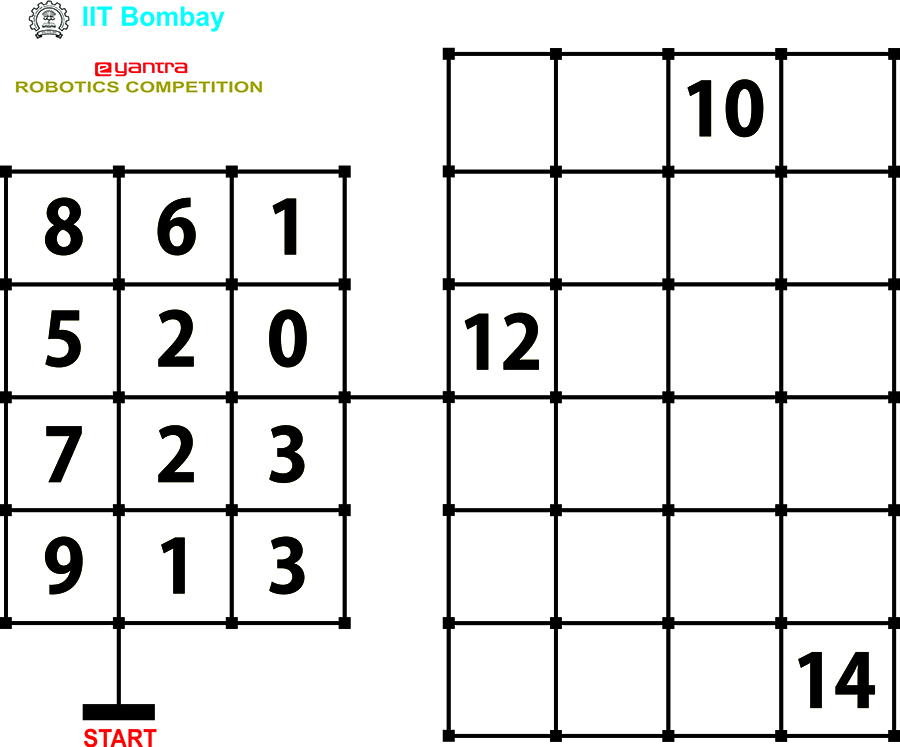
#> input picture task_1/test_image1.jpg, 900 x 747 px
$ python countourImage-ver2.0.py   (Python 2 division)
#> lines starting #> are read from the running program, lines starting #| are printed output that depends on the picture; after the words box and inside, x2 and y2 are one past the last pixel; in counts of white or black regions, pixels touching at a corner belong together

############################################
## Import OpenCV
import numpy
import cv2
############################################

############################################
## Read the image
img = cv2.imread('test_image1.jpg')
#> img is the input picture: shape (747, 900, 3); mean B, G, R 228.8, 229.2, 229.1
############################################
#define the function

def number(a,p):
    num=-1
    if a>1850 and a<1900:
        num=0
    elif a>800 and a<950:
        num=1
    elif a>1220 and a<1252 and p<242:
        num=2
    elif a>1200 and a<1250 and p>242:
        num=3
    elif a>1350 and a<1425:
        num=4
    elif a>1252 and a<1275:
        num=5
    elif a>1620 and a<1650:
        num=6
    elif a>975 and a<1025:
        num=7
    elif a>1800 and a<1850:
        num=8
    elif a>1590 and a<1620:
        num=9
    return num
def cell_number(cell):
    print cell
    min=abs(cell-5256)
    pos=-1
    cell_mapping=[1600,1710,1820,1930,2774,2884,2994,3104,3884,3994,4104,4214,4984,5094,5204,5314,6134,6244,6354,6464,7234,7344,7454,7564]
    for i in range(24):
        if(abs(cell-cell_mapping[i])<min):
            pos=i
            min=abs(cell-cell_mapping[i])
    return pos
############################################
gray = cv2.cvtColor(img,cv2.COLOR_BGR2GRAY)
ret,thresh = cv2.threshold(gray,127,255,0)
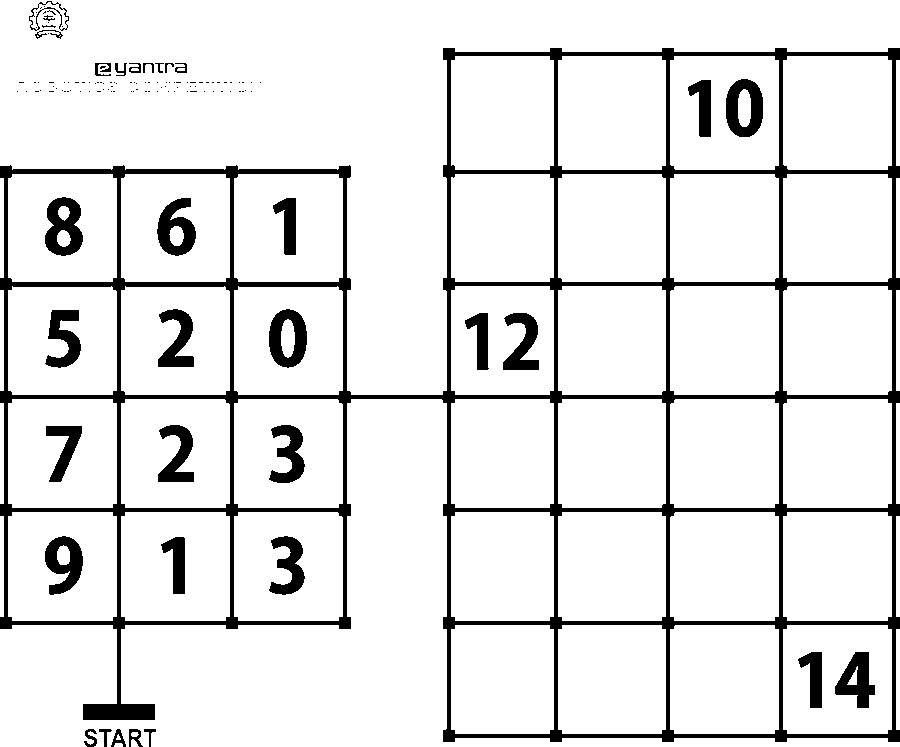
#> thresh: shape (747, 900); 90% white; 125 black regions (90 under 20 px)
contours, hierarchy = cv2.findContours(thresh,cv2.RETR_TREE,cv2.CHAIN_APPROX_SIMPLE)
#> contours = 208 contours, 113 with area under 20; largest, box (x1, y1, x2, y2) and area: (0, 0, 900, 395) 119749, (0, 399, 900, 747) 76892, (783, 56, 892, 170) 12141, (670, 56, 779, 170) 12141, (558, 56, 666, 170) 12029
arr_number=[]
arr_position=[]
arr1_number=[]
arr1_position=[]
for counter in range (len(contours)):
    if cv2.contourArea(contours[counter])>800 and cv2.contourArea(contours[counter])<2000:
        cv2.drawContours(img,contours,counter,(0,255,0),2)
        cv2.arcLength(contours[counter],True)
        M = cv2.moments(contours[counter])
        cx = int(M['m10']/M['m00'])
        cy = int(M['m01']/M['m00'])
        area=cv2.contourArea(contours[counter])
        perimeter=cv2.arcLength(contours[counter],True)
        print "Area = ", area, "Centroid = ", cx, ", ", cy, "Perimeter = ", perimeter ,"Number", number(area,perimeter)
        cv2.circle(img,(cx,cy), 5, (0,0,255), -1)
        found_number=number(area,perimeter)
        if cx < 300:
            arr_number.append(found_number)
            arr_position.append(cy*10+cx)
        else:
            arr1_number.append(found_number)
            arr1_position.append(cy*10+cx)
#> this loop made 208 passes
#> (cx, cy, area, perimeter, found_number) on passes 7, 9, 20, 22, 24, 34, 36, 38: (856, 679, 1397.5, 181, 4), (813, 676, 858, 162.3, 1), (288, 565, 1217, 245.1, 3), (176, 562, 868.5, 162.9, 1), (63, 562, 1610.5, 205.6, 9), (288, 453, 1226.5, 246.1, 3), (177, 455, 1223, 235.8, 2), (63, 447, 1001, 201.1, 7)
#> (printed output is left out)
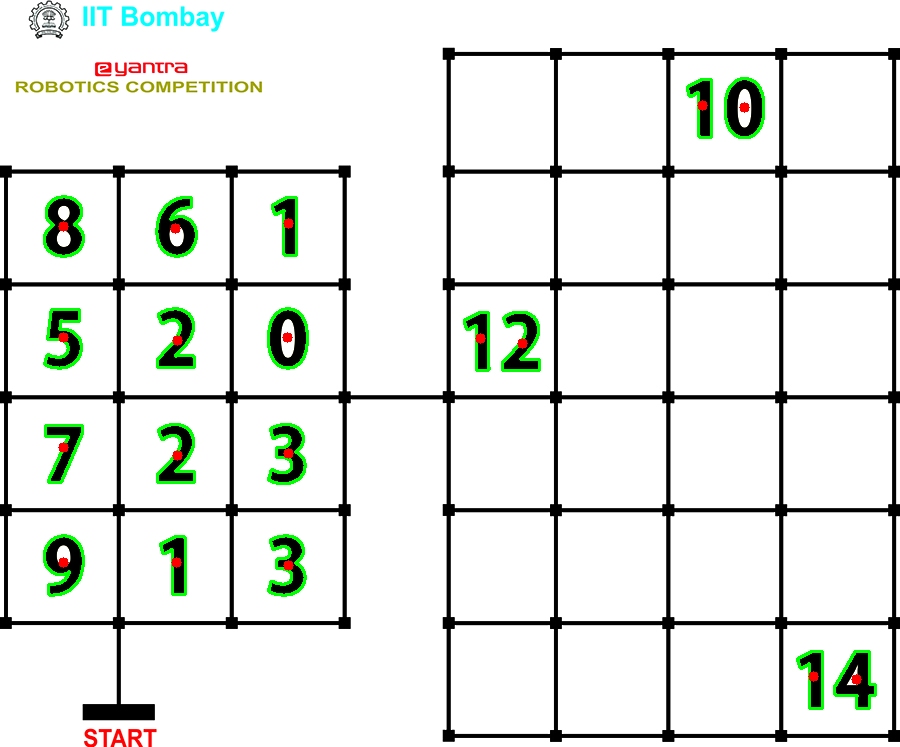
#> img: shape (747, 900, 3); 1.86% of pixels changed, all inside (x1, y1, x2, y2) = (43, 77, 877, 710)
#> after the loop, arr1_number = [4, 1, 2, 1, 1, 0]; arr1_position = [7646, 7573, 3952, 3860, 1752, 1814]; arr_number = [3, 1, 9, 3, 2, 7, 0, 2, 5, 1, 6, 8]; arr_position = [5938, 5796, 5683, 4818, 4727, 4533, 3657, 3577, 3433, 2518, 2455, 2323]
for i in range( len( arr_position ) ):
    least = i
    for k in range( i + 1 , len( arr_position ) ):
        if arr_position[k] < arr_position[least]:
            least = k
    tmp=arr_position[least]
    arr_position[least]=arr_position[i]
    arr_position[i]=tmp
    tmp1=arr_number[least]
    arr_number[least]=arr_number[i]
    arr_number[i]=tmp1
#> this loop made 12 passes
#> (tmp, tmp1) on passes 1 to 8: (2323, 8), (2455, 6), (2518, 1), (3433, 5), (3577, 2), (3657, 0), (4533, 7), (4727, 2)
#> after the loop, arr_number = [8, 6, 1, 5, 2, 0, 7, 2, 3, 9, 1, 3]; arr_position = [2323, 2455, 2518, 3433, 3577, 3657, 4533, 4727, 4818, 5683, 5796, 5938]
for i in range( len( arr1_position ) ):
    least = i
    for k in range( i + 1 , len( arr1_position ) ):
        if arr1_position[k] < arr1_position[least]:
            least = k
    tmp=arr1_position[least]
    arr1_position[least]=arr1_position[i]
    arr1_position[i]=tmp
    tmp1=arr1_number[least]
    arr1_number[least]=arr1_number[i]
    arr1_number[i]=tmp1
#> this loop made 6 passes
#> (tmp, tmp1) on passes 1 to 6: (1752, 1), (1814, 0), (3860, 1), (3952, 2), (7573, 1), (7646, 4)
#> after the loop, arr1_number = [1, 0, 1, 2, 1, 4]; arr1_position = [1752, 1814, 3860, 3952, 7573, 7646]
print arr1_number
#| [1, 0, 1, 2, 1, 4]
matrix=[]
for i in range( 1,len( arr1_number ),2 ):
    two_digit_number=(arr1_number[i-1]*10)+arr1_number[i]
    matrix.append([two_digit_number,cell_number((arr1_position[i-1]+arr1_position[i])/2)])
#> this loop made 3 passes
#> (i, two_digit_number) on passes 2 to 3: (3, 12), (5, 14)
#> (printed output is left out)
#> after the loop, matrix = [[10, 2], [12, 8], [14, 23]]

print arr_number
#| [8, 6, 1, 5, 2, 0, 7, 2, 3, 9, 1, 3]
print arr1_number
#| [1, 0, 1, 2, 1, 4]
print matrix
#| [[10, 2], [12, 8], [14, 23]]
# [11 lines of commented-out code are left out]
cv2.imshow('image',img)
############################################


############################################
## Close and exit
cv2.waitKey(0)
cv2.destroyAllWindows()
############################################

$ run again, with task_1/test_image2.jpg copied over task_1/test_image1.jpg
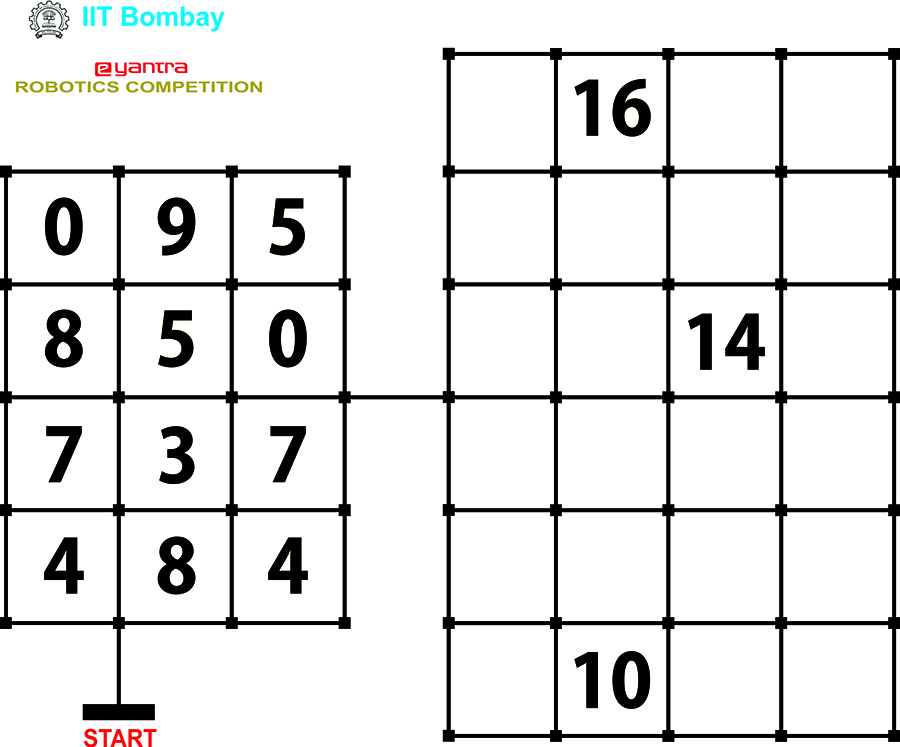
#> input picture task_1/test_image2.jpg, 900 x 747 px
#> img is the input picture: shape (747, 900, 3); mean B, G, R 228.3, 228.7, 228.7
#> `ret,thresh = cv2.threshold(gray,127,255,0)`:
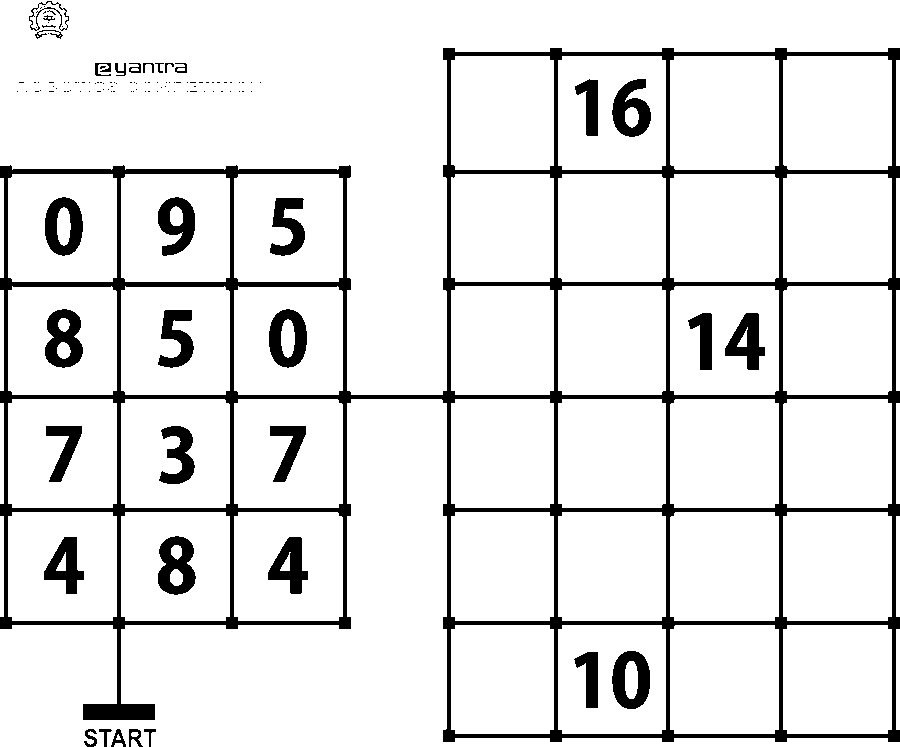
#> thresh: shape (747, 900); 89.8% white; 121 black regions (86 under 20 px)
#> contours = 212 contours, 112 with area under 20; largest, box (x1, y1, x2, y2) and area: (0, 0, 900, 395) 119749, (0, 399, 900, 747) 76892, (783, 56, 892, 170) 12141, (670, 56, 779, 170) 12141, (558, 56, 666, 170) 12029
#> the loop `for counter in range (len(contours)):` made 212 passes
#> (cx, cy, area, perimeter, found_number) on passes 9, 10, 20, 23, 27, 37, 39, 41: (589, 676, 857, 162.3, 1), (630, 679, 1873, 166.7, 0), (289, 565, 1398.5, 179.8, 4), (176, 565, 1830, 185, 8), (65, 565, 1362, 181.6, 4), (287, 447, 1002, 201.1, 7), (178, 454, 1226.5, 246.1, 3), (63, 447, 1001, 201.1, 7)
#> (printed output is left out)
#> after the loop `for counter in range (len(contours)):`:
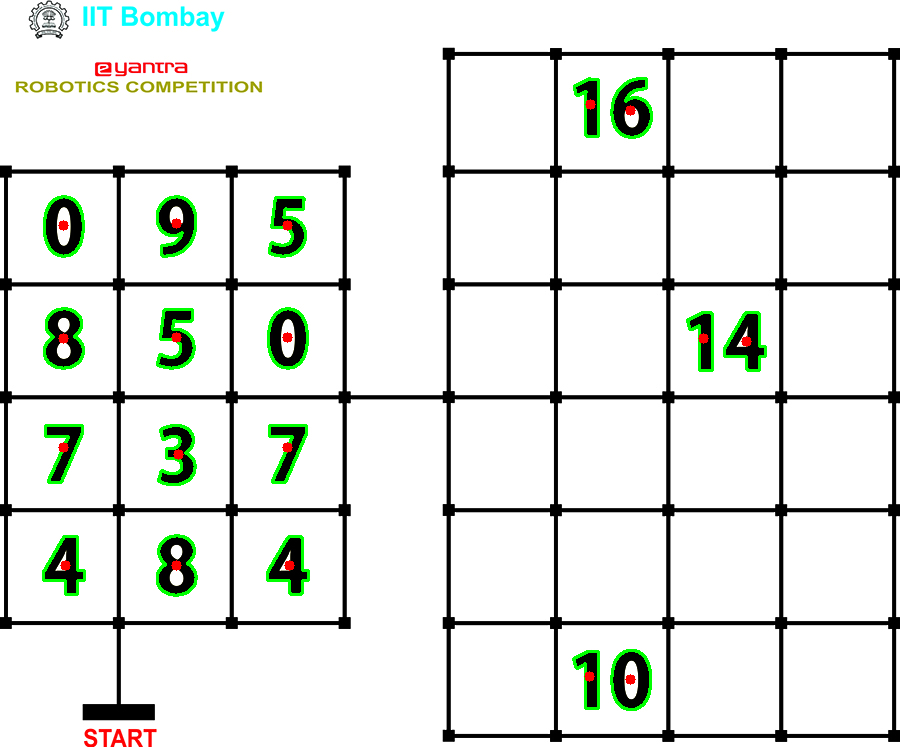
#> img: shape (747, 900, 3); 1.82% of pixels changed, all inside (x1, y1, x2, y2) = (42, 77, 767, 711)
#> after the loop `for counter in range (len(contours)):`: arr1_number = [1, 0, 4, 1, 6, 1]; arr1_position = [7349, 7420, 4156, 4083, 1730, 1630]; arr_number = [4, 8, 4, 7, 3, 7, 0, 5, 8, 5, 9, 0]; arr_position = [5939, 5826, 5715, 4757, 4718, 4533, 3657, 3546, 3443, 2537, 2406, 2313]
#> the loop `for i in range( len( arr_position ) ):` made 12 passes
#> (tmp, tmp1) on passes 1 to 8: (2313, 0), (2406, 9), (2537, 5), (3443, 8), (3546, 5), (3657, 0), (4533, 7), (4718, 3)
#> after the loop `for i in range( len( arr_position ) ):`: arr_number = [0, 9, 5, 8, 5, 0, 7, 3, 7, 4, 8, 4]; arr_position = [2313, 2406, 2537, 3443, 3546, 3657, 4533, 4718, 4757, 5715, 5826, 5939]
#> the loop `for i in range( len( arr1_position ) ):` made 6 passes
#> (tmp, tmp1) on passes 1 to 6: (1630, 1), (1730, 6), (4083, 1), (4156, 4), (7349, 1), (7420, 0)
#> after the loop `for i in range( len( arr1_position ) ):`: arr1_number = [1, 6, 1, 4, 1, 0]; arr1_position = [1630, 1730, 4083, 4156, 7349, 7420]
#| [1, 6, 1, 4, 1, 0]
#> the loop `for i in range( 1,len( arr1_number ),2 ):` made 3 passes
#> (i, two_digit_number) on passes 2 to 3: (3, 14), (5, 10)
#> (printed output is left out)
#> after the loop `for i in range( 1,len( arr1_number ),2 ):`: matrix = [[16, 1], [14, 10], [10, 21]]
#| [0, 9, 5, 8, 5, 0, 7, 3, 7, 4, 8, 4]
#| [1, 6, 1, 4, 1, 0]
#| [[16, 1], [14, 10], [10, 21]]

$ run again, with task_1/test_image_xtreme.jpg copied over task_1/test_image1.jpg
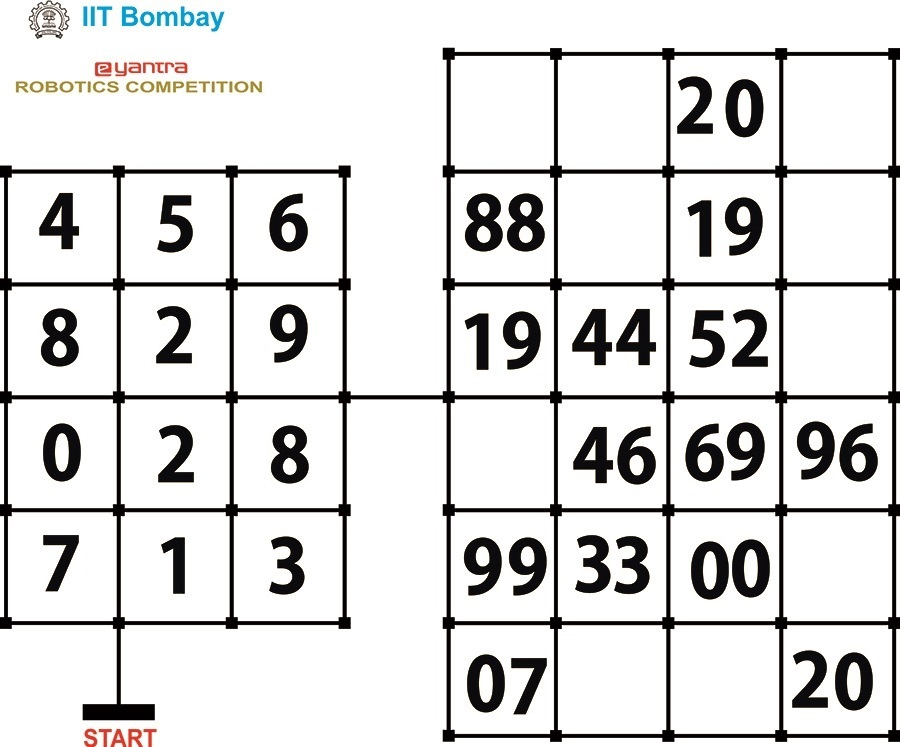
#> input picture task_1/test_image_xtreme.jpg, 900 x 747 px
#> img is the input picture: shape (747, 900, 3); mean B, G, R 218.4, 218.9, 219.4
#> `ret,thresh = cv2.threshold(gray,127,255,0)`:
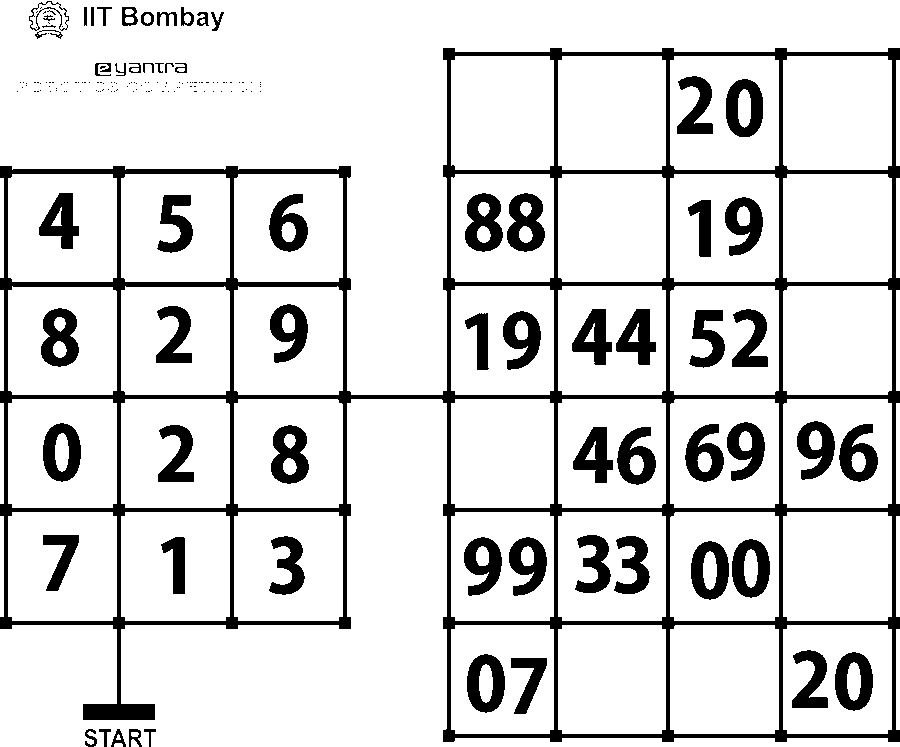
#> thresh: shape (747, 900); 85.6% white; 172 black regions (107 under 20 px)
#> contours = 290 contours, 138 with area under 20; largest, box (x1, y1, x2, y2) and area: (0, 0, 900, 395) 119752, (0, 399, 900, 747) 76912, (783, 56, 892, 170) 12141, (670, 56, 779, 170) 12141, (558, 56, 666, 170) 12029
#> the loop `for counter in range (len(contours)):` made 290 passes
#> (cx, cy, area, perimeter, found_number) on passes 7, 9, 13, 14, 20, 22, 25, 26: (853, 680, 1876, 167.5, 0), (811, 681, 1249, 238.7, 2), (528, 679, 999, 201.1, 7), (485, 682, 1876, 167.5, 0), (709, 569, 1877, 167.5, 0), (750, 567, 1876, 167.5, 0), (633, 564, 1225.5, 246.1, 3), (594, 563, 1225.5, 246.1, 3)
#> (printed output is left out)
#> after the loop `for counter in range (len(contours)):`:
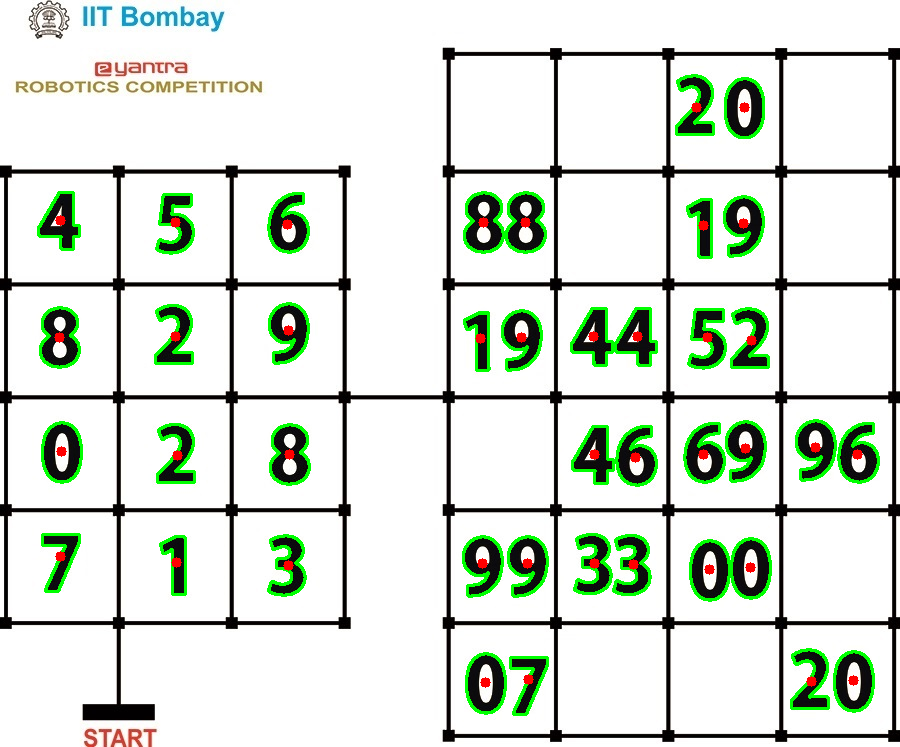
#> img: shape (747, 900, 3); 4.25% of pixels changed, all inside (x1, y1, x2, y2) = (37, 74, 880, 716)
#> after the loop `for counter in range (len(contours)):`: arr1_number = 28 values, max 9 at index 8, min 0 at index 0, mean 4.5; arr1_position = 28 values, max 7653 at index 0, min 1766 at index 27, mean 4923.4; arr_number = [3, 1, 7, 8, 2, 0, 9, 2, 8, 6, 5, 4]; arr_position = [5938, 5796, 5620, 4829, 4727, 4571, 3588, 3535, 3429, 2527, 2395, 2260]
#> the loop `for i in range( len( arr_position ) ):` made 12 passes
#> (tmp, tmp1) on passes 1 to 8: (2260, 4), (2395, 5), (2527, 6), (3429, 8), (3535, 2), (3588, 9), (4571, 0), (4727, 2)
#> after the loop `for i in range( len( arr_position ) ):`: arr_number = [4, 5, 6, 8, 2, 9, 0, 2, 8, 7, 1, 3]; arr_position = [2260, 2395, 2527, 3429, 3535, 3588, 4571, 4727, 4829, 5620, 5796, 5938]
#> the loop `for i in range( len( arr1_position ) ):` made 28 passes
#> (tmp, tmp1) on passes 1 to 8: (1766, 2), (1814, 0), (2703, 8), (2745, 8), (2953, 1), (2973, 9), (3860, 1), (3891, 9)
#> after the loop `for i in range( len( arr1_position ) ):`: arr1_number = 28 values, max 9 at index 5, min 0 at index 1, mean 4.5; arr1_position = 28 values from 1766 to 7653
#| [2, 0, 8, 8, 1, 9, 1, 9, 4, 4, 5, 2, 4, 6, 9, 6, 9, 6, 9, 9, 3, 3, 0, 0, 0, 7, 2, 0]
#> the loop `for i in range( 1,len( arr1_number ),2 ):` made 14 passes
#> (i, two_digit_number) on passes 2 to 9: (3, 88), (5, 19), (7, 19), (9, 44), (11, 52), (13, 46), (15, 96), (17, 96)
#> (printed output is left out)
#> after the loop `for i in range( 1,len( arr1_number ),2 ):`: matrix = [[20, 2], [88, 4], [19, 6], [19, 8], [44, 9], [52, 10], [46, 14], [96, -1], [96, 15], [99, 16], [33, 17], [0, 18], [7, 21], [20, 23]]
#| [4, 5, 6, 8, 2, 9, 0, 2, 8, 7, 1, 3]
#| [2, 0, 8, 8, 1, 9, 1, 9, 4, 4, 5, 2, 4, 6, 9, 6, 9, 6, 9, 9, 3, 3, 0, 0, 0, 7, 2, 0]
#| [[20, 2], [88, 4], [19, 6], [19, 8], [44, 9], [52, 10], [46, 14], [96, -1], [96, 15], [99, 16], [33, 17], [0, 18], [7, 21], [20, 23]]
